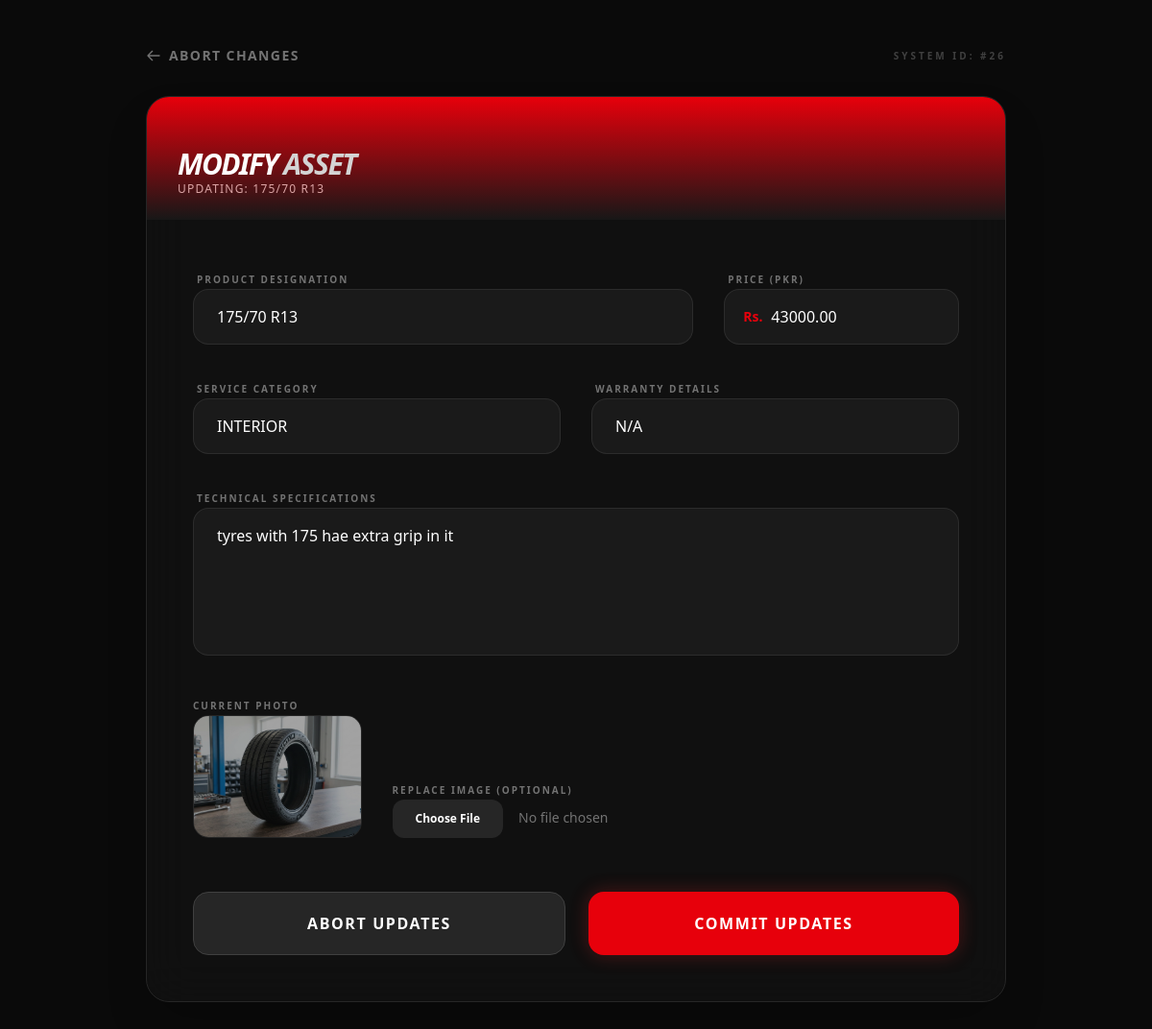
The app's page /adminstudio/edit-product/26/ (signed in) with its own data.
### django_apps/products/models.py (models this page shows, shortened)
class products(models.Model):
  PRODUCT_TYPE_CHOICE = [
    ('IN', 'INTERIOR'),
    ('EX', 'EXTERIOR'),
    ('MCH', 'MECHANICAL'),
    ('RM', 'RIMS'),
    ('SPI', 'SPOILER'),
    ('WRP', 'WRAPS'),
    ('LED', 'LEDLIGHTS'),
    ('ACS', 'ACCESSORIES'),
    ('TR', 'TYRES')
  ]
  user = models.ForeignKey(User, on_delete = models.CASCADE)
  product = models.CharField(max_length = 250)
  photo = models.ImageField(upload_to = 'photos/', blank=True, null=True)
  type = models.CharField(max_length = 4, choices = PRODUCT_TYPE_CHOICE)
  details = models.TextField(max_length = 500, default = 'empty')
  warranty = models.CharField(max_length = 250, default = 'N/A')
  price = models.DecimalField(max_digits=10, decimal_places=2)
  date_added = models.DateTimeField(default = timezone.now)

### django_apps/dashboard/views.py (the view, shortened to what this page needs)
# urls.py: path('edit-product/<int:pk>/', views.edit_product, name='edit_product'),
@user_passes_test(lambda u: u.is_staff, login_url='home')
def edit_product(request, pk):
    product_obj = get_object_or_404(products, pk=pk)
    return render(request, 'edit_product.html', {'product': product_obj})

### django_apps/dashboard/templates/edit_product.html (shortened to what this page needs)
{% extends "base1.html" %}
{% block content %}
<div class="min-h-screen bg-[#0a0a0a] py-12 px-4 sm:px-6 lg:px-8 bg-[radial-gradient(circle_at_top_right,_var(--tw-gradient-stops))] from-neutral-900 via-[#0a0a0a] to-[#0a0a0a]">
    <div class="max-w-4xl mx-auto">
        <div class="mb-8 flex justify-between items-center">
            <a href="{% url 'admin_dashboard' %}" class="inline-flex items-center text-sm text-neutral-500 hover:text-red-500 transition-colors font-bold uppercase tracking-widest">
                <svg class="w-4 h-4 mr-2" fill="none" stroke="currentColor" viewBox="0 0 24 24"><path stroke-linecap="round" stroke-linejoin="round" stroke-width="2" d="M10 19l-7-7m0 0l7-7m-7 7h18"/></svg>
                Abort Changes
            </a>
            <span class="text-[10px] font-black text-neutral-700 uppercase tracking-[0.3em]">System ID: #{{ product.id }}</span>
        </div>
        <div class="bg-neutral-900/50 backdrop-blur-xl rounded-3xl shadow-2xl border border-neutral-800 overflow-hidden">
            <div class="relative h-32 bg-red-600 overflow-hidden">
                <div class="absolute inset-0 opacity-20 bg-[url('https://www.transparenttextures.com/patterns/carbon-fibre.png')]"></div>
                <div class="absolute inset-0 bg-gradient-to-t from-neutral-900 to-transparent"></div>
                <div class="absolute bottom-6 left-8">
                    <h2 class="text-3xl font-black text-white tracking-tighter uppercase italic">Modify <span class="text-neutral-300">Asset</span></h2>
                    <p class="text-red-200 text-xs font-medium tracking-widest uppercase opacity-80">Updating: {{ product.product }}</p>
                </div>
            </div>
            <form action="" method="POST" enctype="multipart/form-data" class="p-8 lg:p-12 space-y-8">
                <div class="grid grid-cols-1 md:grid-cols-6 gap-8">
                    <div class="md:col-span-4 space-y-2">
                        <label class="text-[10px] font-bold text-neutral-500 uppercase tracking-[0.2em] ml-1">Product Designation</label>
                        <input type="text" name="product" value="{{ product.product }}" required
                            class="w-full bg-neutral-800/50 border border-neutral-700/50 rounded-2xl py-4 px-6 text-white focus:ring-2 focus:ring-red-500/50 focus:border-red-500 outline-none transition-all">
                    </div>
                    <div class="md:col-span-2 space-y-2">
                        <label class="text-[10px] font-bold text-neutral-500 uppercase tracking-[0.2em] ml-1">Price (PKR)</label>
                        <div class="relative">
                            <span class="absolute left-5 top-1/2 -translate-y-1/2 text-red-600 font-bold text-sm">Rs.</span>
                            <input type="number" name="price" step="0.01" value="{{ product.price }}" required
                                class="w-full bg-neutral-800/50 border border-neutral-700/50 rounded-2xl py-4 pl-12 pr-6 text-white focus:ring-2 focus:ring-red-500/50 outline-none transition-all">
                        </div>
                    </div>
                </div>
                <div class="grid grid-cols-1 md:grid-cols-2 gap-8">
                    <div class="space-y-2">
                        <label class="text-[10px] font-bold text-neutral-500 uppercase tracking-[0.2em] ml-1">Service Category</label>
                        <select name="type" required
                            class="w-full bg-neutral-800/50 border border-neutral-700/50 rounded-2xl py-4 px-6 text-white focus:ring-2 focus:ring-red-500/50 outline-none appearance-none cursor-pointer">
                            <option value="IN" {% if product.type == 'IN' %}selected{% endif %}>INTERIOR</option>
                        </select>
                    </div>
                    <div class="space-y-2">
                        <label class="text-[10px] font-bold text-neutral-500 uppercase tracking-[0.2em] ml-1">Warranty Details</label>
                        <input type="text" name="warranty" value="{{ product.warranty }}"
                            class="w-full bg-neutral-800/50 border border-neutral-700/50 rounded-2xl py-4 px-6 text-white focus:ring-2 focus:ring-red-500/50 outline-none transition-all">
                    </div>
                </div>
                <div class="space-y-2">
                    <label class="text-[10px] font-bold text-neutral-500 uppercase tracking-[0.2em] ml-1">Technical Specifications</label>
                    <textarea name="details" rows="5" required
                        class="w-full bg-neutral-800/50 border border-neutral-700/50 rounded-2xl py-4 px-6 text-white focus:ring-2 focus:ring-red-500/50 outline-none transition-all resize-none">{{ product.details }}</textarea>
                </div>
                <div class="grid grid-cols-1 md:grid-cols-4 gap-8 items-end">
                    <div class="md:col-span-1 space-y-2">
                        <label class="text-[10px] font-bold text-neutral-500 uppercase tracking-[0.2em]">Current Photo</label>
                        <div class="h-32 w-full rounded-2xl border border-neutral-800 bg-neutral-900 flex items-center justify-center overflow-hidden">
                            {% if product.photo %}
                                <img src="{{ product.photo.url }}" class="object-cover h-full w-full opacity-60">
                            {% else %}
                                <span class="text-neutral-700 text-[10px]">NO ASSET</span>
                            {% endif %}
                        </div>
                    </div>
                    <div class="md:col-span-3 space-y-2">
                        <label class="text-[10px] font-bold text-neutral-500 uppercase tracking-[0.2em]">Replace Image (Optional)</label>
                        <input type="file" name="photo"
                            class="w-full text-sm text-neutral-500 file:mr-4 file:py-3 file:px-6 file:rounded-xl file:border-0 file:text-xs file:font-black file:bg-neutral-800 file:text-white hover:file:bg-red-600 transition-all cursor-pointer">
                    </div>
                </div>
                <div class="pt-6 flex flex-col sm:flex-row gap-6">
                    <a href="{% url 'admin_dashboard' %}"
                        class="flex-1 text-center rounded-2xl bg-neutral-800 py-5 font-black text-white uppercase tracking-widest hover:bg-neutral-700 transition-all active:scale-[0.98] border border-neutral-700">
                        Abort Updates
                    </a>
                    <button type="submit"
                        class="flex-1 rounded-2xl bg-red-600 py-5 font-black text-white uppercase tracking-widest shadow-[0_0_20px_rgba(220,38,38,0.3)] hover:shadow-[0_0_35px_rgba(220,38,38,0.5)] transition-all duration-300 active:scale-[0.98]">
                        Commit Updates
                    </button>
                </div>
            </form>
        </div>
    </div>
</div>
{% endblock %}

### records on screen
products: id "26", product "175/70 R13", price "43000.00", warranty "N/A", details "tyres with 175 hae extra grip in it", photo (picture)
